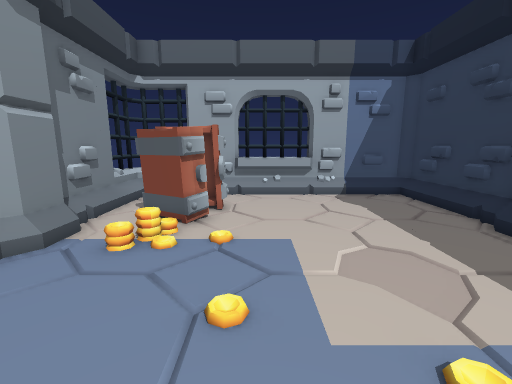
View 1 (above)

19 first-person views from a walk through a scene from a Unity 3-D project. The camera is 1.3 m above the floor, tilts 10° down and sees 90° across. The floor is counted in squares, 0.5 m on a side. Each view is taken from the middle of a square. On the plan, view 1 faces up. The plan holds only what a view shows up to about 18 squares ahead; the rest is blank. The place goes on beyond the plan.

View 2
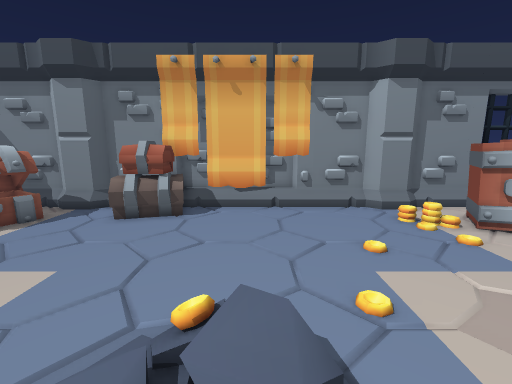

View 3
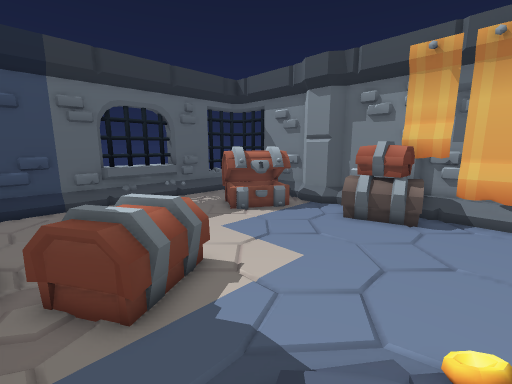

View 4
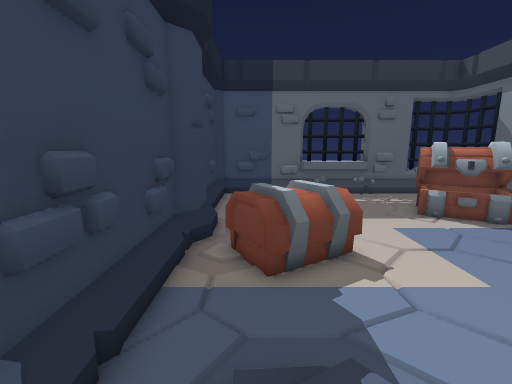

View 5
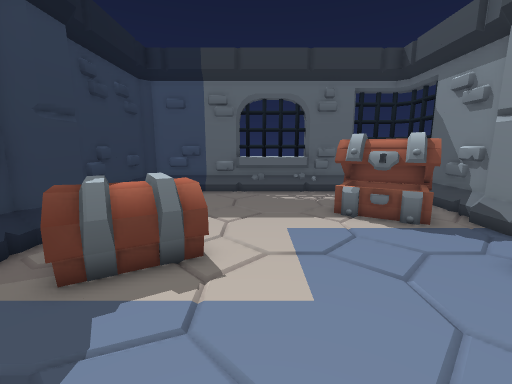

View 6
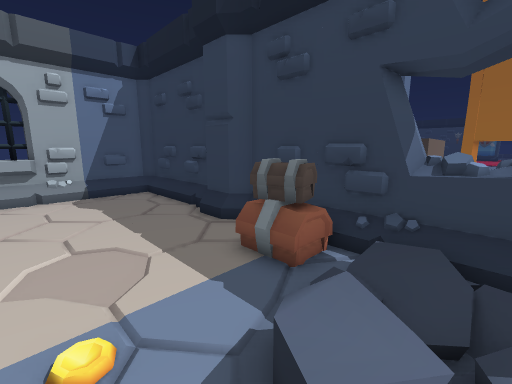

View 7
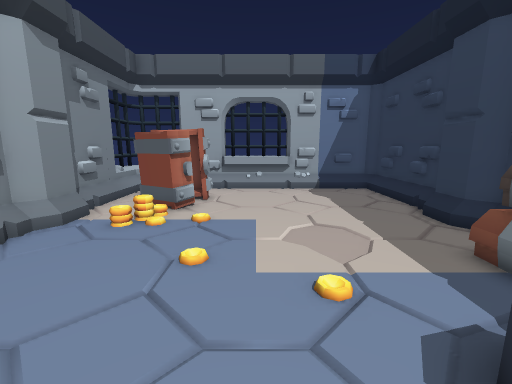

View 8
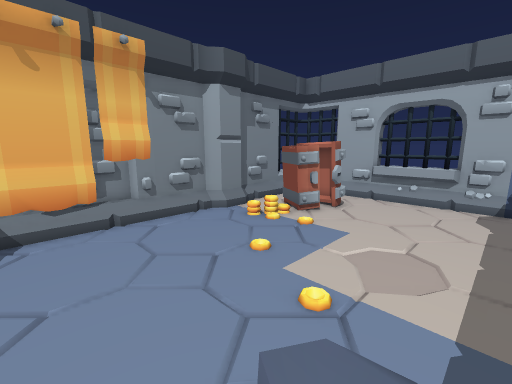

View 9
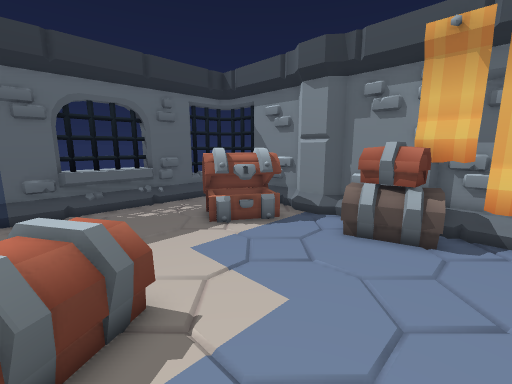

View 10
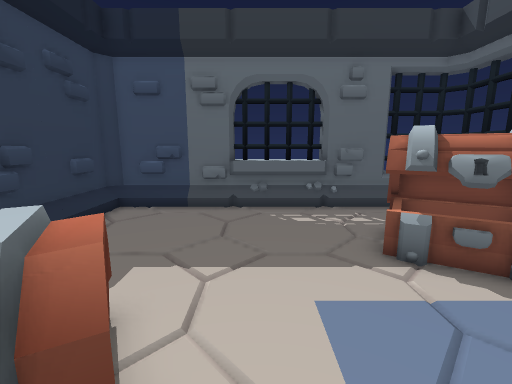

View 11
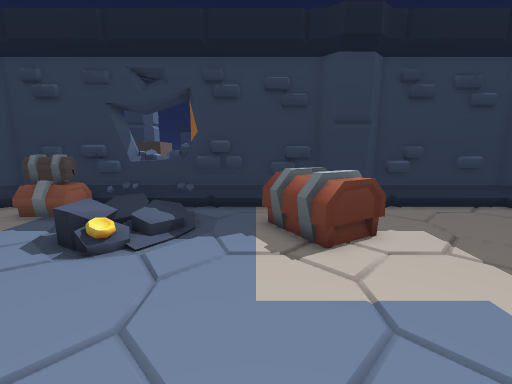

View 12
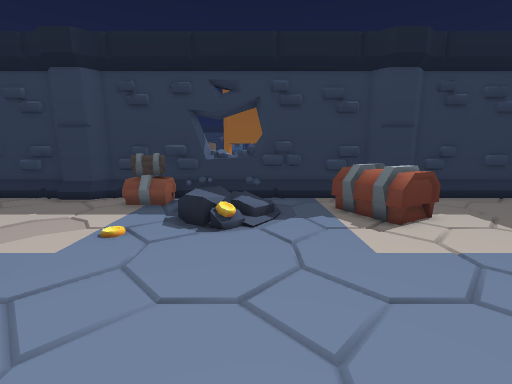

View 13
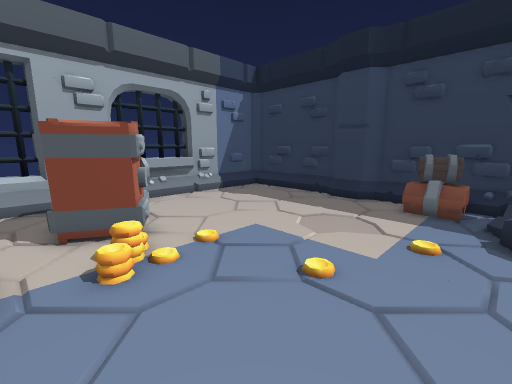

View 14
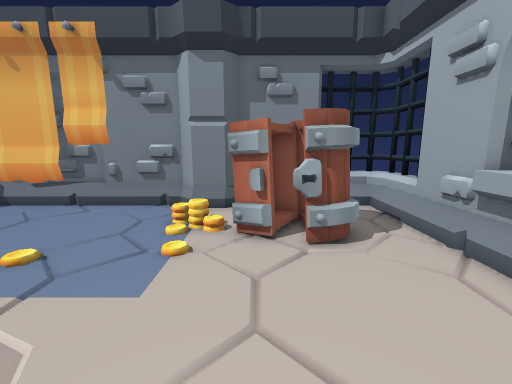

View 15
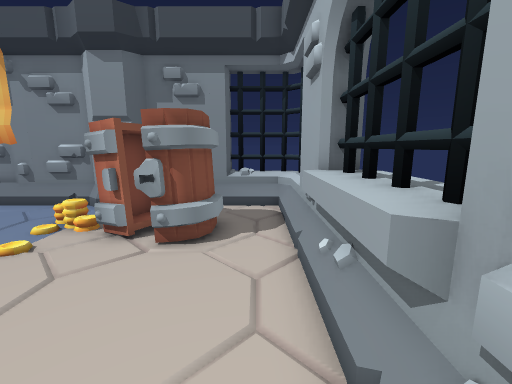

View 16
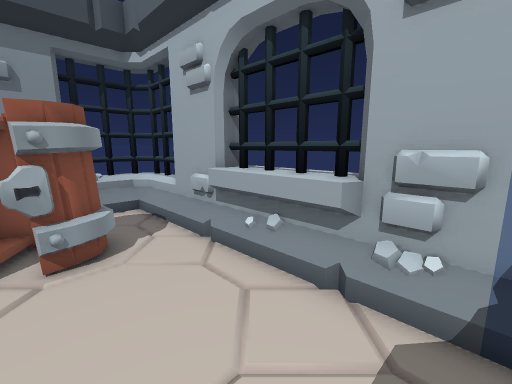

View 17
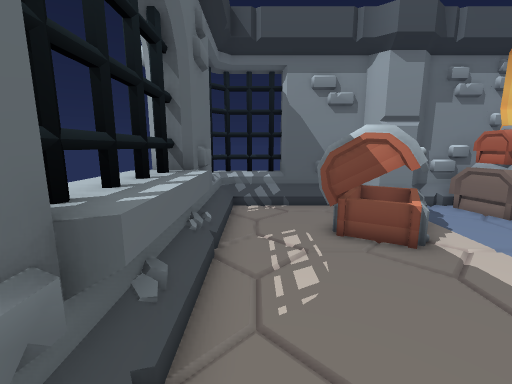

View 18
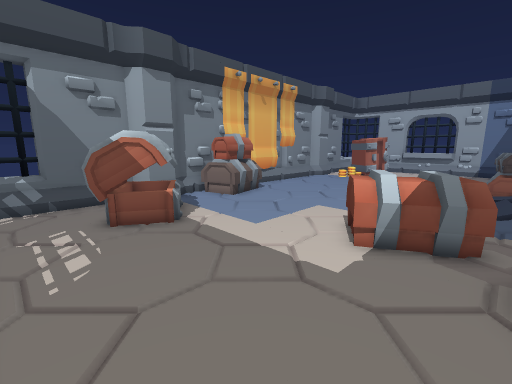

View 19
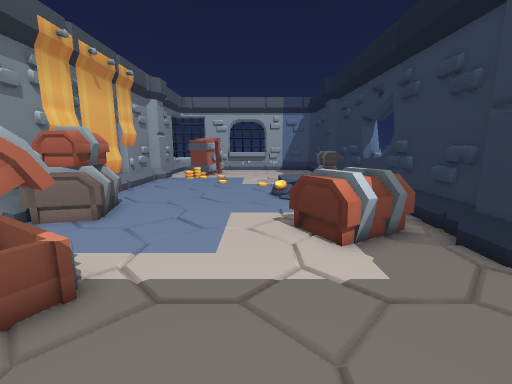

### Floor plan
Key: @ floor where view 1 was taken; # wall or solid block; x gap in a wall; . main floor; : floor 0.25 m higher than the main floor; + floor 0.5 m higher than the main floor; / step, stairs or slope; = window, fence, low wall or low ledge; ^ raised ledge; C chest; P pillar; B banner; O other object.
Columns run from 7 left of view 1 to 10 right of it. Each row starts with its distance up from view 1.
 16       ^^^^
 15 ## x###^^^###
 14 ##// #^^^^^#####
 13 #/.............#
 12 #/..CC.........##
 11 #/.CCCC........##
 10 PP.CCCC........P#
  9 PP.CCC.........P#
  8 P#..CC.........##
  7  #..O..........P#
  6 P#.............##
  5 PP.............P#
  4 PP............OP#
  3 #B...........OOO#
  2 #B.........../O##
  1 #B.........////##=
  0 #B.....@...+//:=^
 -1 #B.........////=^
 -2 #B........./://##
 -3 #BO............##
 -4 #BOO...........##
 -5 #BOO........OO. #
 -6 PPOO.......OOO.P#
 -7 PPO.......OOOOOP#
 -8 P#.........OOO.##
 -9  #.C.......OO..P#
-10 P#.CCC.........##
-11 PPCCCCC........P#
-12 PPCCCC.........P#
-13 #/..CC......... #
-14 #/.............##
-15 #/.............#
-16 #////#^^^^=..#=#
-17 #######^^^######
-18       ^^^^

Where each view was taken, in squares from view 1:
view 1: 0 up, 0 right, facing up
view 2: 0 up, 7 right, facing left
view 3: 1 down, 7 right, facing down-left
view 4: 0 up, 6 right, facing down
view 5: 1 down, 2 right, facing down
view 6: 1 down, 2 right, facing up-right
view 7: 2 down, 1 right, facing up
view 8: 2 down, 5 right, facing up-left
view 9: 2 down, 5 right, facing down-left
view 10: 5 down, 2 right, facing down
view 11: 5 down, 3 left, facing right
view 12: 2 down, 5 left, facing right
view 13: 1 up, 5 left, facing up-right
view 14: 9 up, 5 right, facing left
view 15: 13 up, 5 right, facing left
view 16: 10 up, 5 right, facing up-left
view 17: 15 down, 5 right, facing left
view 18: 15 down, 7 right, facing up-left
view 19: 15 down, 2 right, facing up
